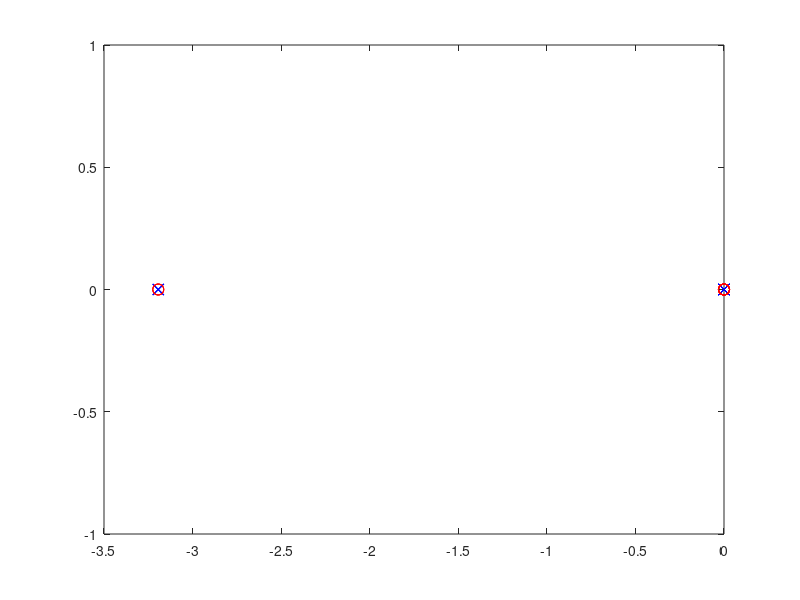

Source code (MATLAB): (Note: this script raises an error after producing the figure.)
clc; clear; close all;

%% Parâmetros físicos
m = 0.035;         % massa [kg]
g = 9.81;          % gravidade [m/s^2]
d = 0.108;           % coeficiente de drag
theta_deg = 10;    % ângulo de cruzeiro [graus]
theta = deg2rad(theta_deg);

%% Matrizes auxiliares
I3 = eye(3); Z3 = zeros(3);
drag_term = -(1 + 1/m) * d * I3;

% Derivadas ∂v/∂λ para OP.1 (hover)
G_hover = g * [0  1  0;
              -1  0  0;
               0  0  0];

% Derivadas ∂v/∂λ para OP.2 (cruzeiro)
G_cruise = g * [ 0           -cos(theta)  0;
                 0           0           0;
                 0          -sin(theta)  0];

%% Montar matriz A para OP.1
A_OP1 = [Z3, I3, Z3, Z3;
         Z3, drag_term, G_hover, Z3;
         Z3, Z3, Z3, I3;
         Z3, Z3, Z3, Z3];

%% Montar matriz A para OP.2
A_OP2 = [Z3, I3, Z3, Z3;
         Z3, drag_term, G_cruise, Z3;
         Z3, Z3, Z3, I3;
         Z3, Z3, Z3, Z3];

%% Calcular autovalores e autovetores
[V_OP1, D_OP1] = eig(A_OP1);
[V_OP2, D_OP2] = eig(A_OP2);
eig_OP1 = diag(D_OP1);
eig_OP2 = diag(D_OP2);

%% Plot dos autovalores no plano complexo
figure;
plot(real(eig_OP1), imag(eig_OP1), 'bx', 'MarkerSize', 8, 'DisplayName', 'Hover (OP1)'); hold on;
plot(real(eig_OP2), imag(eig_OP2), 'ro', 'MarkerSize', 8, 'DisplayName', 'Cruzeiro (OP2)');
xline(0, '--k'); grid on; axis equal;
xlabel('Parte Real'); ylabel('Parte Imaginária');
title('Autovalores dos Modelos Linearizados');
legend('Location', 'best');

%% Análise dos modos com decomposição física
disp('--- Análise dos Autovalores com Decomposição Física ---');
analisar_modos(D_OP1, V_OP1, 'Hover (OP1)');
analisar_modos(D_OP2, V_OP2, 'Cruzeiro (OP2)');

%% Função auxiliar
function analisar_modos(D, V, nome)
    fprintf('\n>>> %s <<<\n', nome);
    lambdas = diag(D);
    for i = 1:length(lambdas)
        lambda = lambdas(i);
        v = V(:,i);

        % Decompor autovetor nos 4 grupos: [p; v; λ; ω]
        p   = v(1:3);
        vlin = v(4:6);
        lambda_angles = v(7:9);
        omega = v(10:12);

        % Energia relativa por grupo
        E_p   = norm(p)^2;
        E_v   = norm(vlin)^2;
        E_ang = norm(lambda_angles)^2;
        E_omg = norm(omega)^2;
        E_total = E_p + E_v + E_ang + E_omg;

        perc = 100 * [E_p, E_v, E_ang, E_omg] / E_total;
        [~, idx] = max(perc);
        switch idx
            case 1, tipo = 'Posição (p)';
            case 2, tipo = 'Velocidade (v)';
            case 3, tipo = 'Orientação (λ)';
            case 4, tipo = 'Veloc. Angular (ω)';
        end

        % Estabilidade
        if abs(imag(lambda)) < 1e-6
            if real(lambda) < 0
                estabilidade = 'Real Estável';
            elseif real(lambda) > 0
                estabilidade = 'Real Instável';
            else
                estabilidade = 'Integrador';
            end
        else
            if real(lambda) < 0
                estabilidade = 'Complexo Estável';
            elseif real(lambda) > 0
                estabilidade = 'Complexo Instável';
            else
                estabilidade = 'Oscilação Não Amortecida';
            end
        end

        % Imprimir resultado
        fprintf('  λ_%2d = %+7.4f %+7.4fi → %-22s | Modo dominante: %-16s [%.1f%%]\n', ...
            i, real(lambda), imag(lambda), estabilidade, tipo, perc(idx));
    end
end
